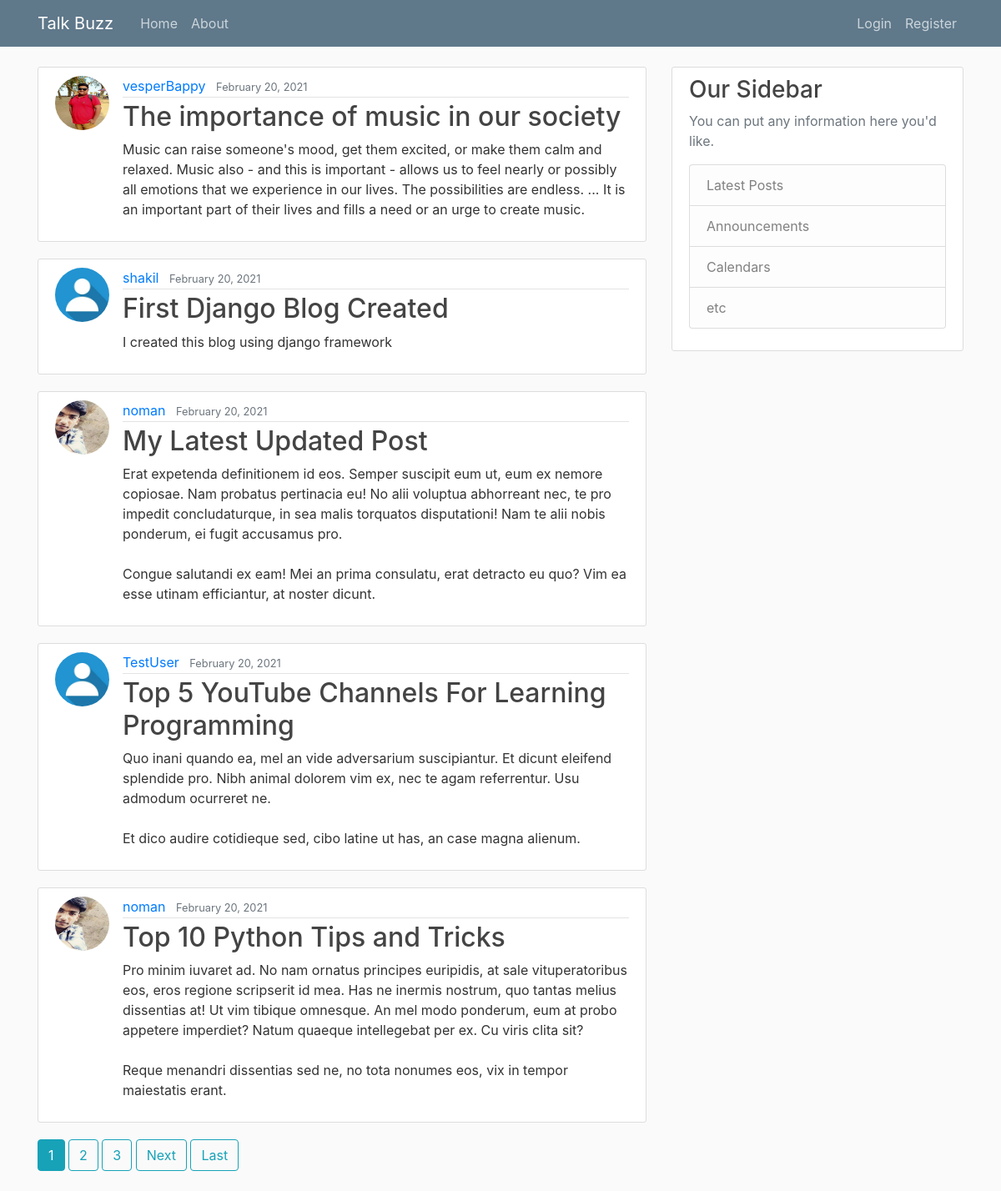
The page / on the database its author committed.
### blog_app/models.py (models this page shows, shortened)
class Post(models.Model):
    title=models.CharField(max_length=100)
    content=models.TextField()
    date_posted=models.DateTimeField(default=timezone.now)
    author=models.ForeignKey(User, on_delete=models.CASCADE)

### users_app/models.py (models this page shows, shortened)
class Profile(models.Model):
    user = models.OneToOneField(User,on_delete=models.CASCADE)
    image= models.ImageField(default='default.jpg',upload_to='profile_pics')

### blog_app/views.py (the view)
# urls.py: path('', PostListView.as_view(),name='blog-home'),
class PostListView(ListView):
    model = Post
    template_name = 'blog_app/home.html'
    context_object_name = 'posts'
    ordering = ['-date_posted']
    paginate_by = 5

### blog_app/templates/blog_app/home.html (shortened to what this page needs)
{% extends "blog_app/base.html" %}
{% block content %}
    {% for post in posts %}
        <article class="media content-section">
          <img class="rounded-circle article-img" src="{{post.author.profile.image.url }}">
          <div class="media-body">
            <div class="article-metadata">
              <a class="mr-2" href="{% url 'user-posts' post.author.username %}">{{ post.author }}</a>
              <small class="text-muted">{{ post.date_posted|date:"F d, Y" }}</small>
            </div>
            <h2><a class="article-title" href="{% url 'post-detail' post.id %}">{{ post.title }}</a></h2>
            <p class="article-content">{{ post.content }}</p>
          </div>
        </article>
    {% endfor %}
    {% if is_paginated %}
      {% for num  in page_obj.paginator.page_range %}
        {% if page_obj.number == num %}
          <a  class="btn btn-info mb-4"href="?page={{ num }}">{{ num }}</a>
        {% elif num > page_obj.number|add:'-3' and num < page_obj.number|add:'3' %}
          <a  class="btn btn-outline-info mb-4"href="?page={{ num }}">{{ num }}</a>
        {% endif %}
      {% endfor %}
      {% if page_obj.has_next %}
        <a  class="btn btn-outline-info mb-4"href="?page={{page_obj.next_page_number}}">Next</a>
        <a  class="btn btn-outline-info mb-4"href="?page={{ page_obj.paginator.num_pages }}">Last</a>
      {% endif %}
    {% endif%}
{% endblock content %}

### blog_app/templates/blog_app/base.html (shortened to what this page needs)
{% load static %}
<!DOCTYPE html>
<html>
<head>
    <link rel="stylesheet" href="https://maxcdn.bootstrapcdn.com/bootstrap/4.0.0/css/bootstrap.min.css">
    <link rel="stylesheet" type="text/css" href="{% static 'blog_app/main.css' %}">
</head>
<body>
    <header class="site-header">
      <nav class="navbar navbar-expand-md navbar-dark bg-steel fixed-top">
        <div class="container">
          <a class="navbar-brand mr-4" href="{% url 'blog-home' %}">Talk Buzz</a>
          <div class="collapse navbar-collapse" id="navbarToggle">
            <div class="navbar-nav mr-auto">
              <a class="nav-item nav-link" href="{% url 'blog-home' %}">Home</a>
              <a class="nav-item nav-link" href="{% url 'blog-about' %}">About</a>
            </div>
            <div class="navbar-nav">
              {% if user.is_authenticated %}
                <a class="nav-item nav-link" href="{% url 'post-create'%}">New Post</a>
                <a class="nav-item nav-link" href="{% url 'profile'%}">profile</a>
                <a class="nav-item nav-link" href="{% url 'logout'%}">Logout</a>
              {% else %}
                <a class="nav-item nav-link" href="{% url 'login'%}">Login</a>
                <a class="nav-item nav-link" href="{% url 'register'%}">Register</a>
              {% endif %}
            </div>
          </div>
        </div>
      </nav>
    </header>
    <main role="main" class="container">
      <div class="row">
        <div class="col-md-8">
          {% block content %}{% endblock %}
        </div>
        <div class="col-md-4">
          <div class="content-section">
            <h3>Our Sidebar</h3>
            <p class='text-muted'>You can put any information here you'd like.
              <ul class="list-group">
                <li class="list-group-item list-group-item-light">Latest Posts</li>
                <li class="list-group-item list-group-item-light">Announcements</li>
                <li class="list-group-item list-group-item-light">Calendars</li>
                <li class="list-group-item list-group-item-light">etc</li>
              </ul>
            </p>
          </div>
        </div>
      </div>
    </main>
</body>
</html>

### blog_app/static/blog_app/main.css (style rules this page uses)
body { background: #fafafa; color: #333333; margin-top: 5rem; }
h1, h2, h3, h4, h5, h6 { color: #444444; }
ul { margin: 0; }
.bg-steel { background-color: #5f788a; }
.site-header .navbar-nav .nav-link { color: #cbd5db; }
.content-section { background: #ffffff; padding: 10px 20px; border: 1px solid #dddddd; border-radius: 3px; margin-bottom: 20px; }
.article-title { color: #444444; }
.article-content { white-space: pre-line; }
.article-img { height: 65px; width: 65px; margin-right: 16px; }
.article-metadata { padding-bottom: 1px; margin-bottom: 4px; border-bottom: 1px solid #e3e3e3 }

### rows shown on the page
Post: author.profile.image (picture), author "vesperBappy", date_posted "February 20, 2021", title "The importance of music in our society", content "Music can raise someone's mood, get them excited, or make them calm and relaxed. Music also - and this is important - allows us to feel nearly or possibly all emotions that we experience in our lives. The possibilities are endless. ... It is an important part of their lives and fills a need or an urge to create music."
Post: author.profile.image (placeholder picture), author "shakil", date_posted "February 20, 2021", title "First Django Blog Created", content "I created this blog using django framework"
Post: author.profile.image (picture), author "noman", date_posted "February 20, 2021", title "My Latest Updated Post", content "Erat expetenda definitionem id eos. Semper suscipit eum ut, eum ex nemore copiosae. Nam probatus pertinacia eu! No alii voluptua abhorreant nec, te pro impedit concludaturque, in sea malis torquatos disputationi! Nam te alii nobis ponderum, ei fugit accusamus pro. Congue salutandi ex eam! Mei an prima consulatu, erat detracto eu quo? Vim ea esse utinam efficiantur, at noster dicunt."
Post: author.profile.image (placeholder picture), author "TestUser", date_posted "February 20, 2021", title "Top 5 YouTube Channels For Learning Programming", content "Quo inani quando ea, mel an vide adversarium suscipiantur. Et dicunt eleifend splendide pro. Nibh animal dolorem vim ex, nec te agam referrentur. Usu admodum ocurreret ne. Et dico audire cotidieque sed, cibo latine ut has, an case magna alienum."
Post: author.profile.image (picture), author "noman", date_posted "February 20, 2021", title "Top 10 Python Tips and Tricks", content "Pro minim iuvaret ad. No nam ornatus principes euripidis, at sale vituperatoribus eos, eros regione scripserit id mea. Has ne inermis nostrum, quo tantas melius dissentias at! Ut vim tibique omnesque. An mel modo ponderum, eum at probo appetere imperdiet? Natum quaeque intellegebat per ex. Cu viris clita sit? Reque menandri dissentias sed ne, no tota nonumes eos, vix in tempor maiestatis erant."

### other values the page prints
{{ num }} "1"
{{ num }} "2" "3"
